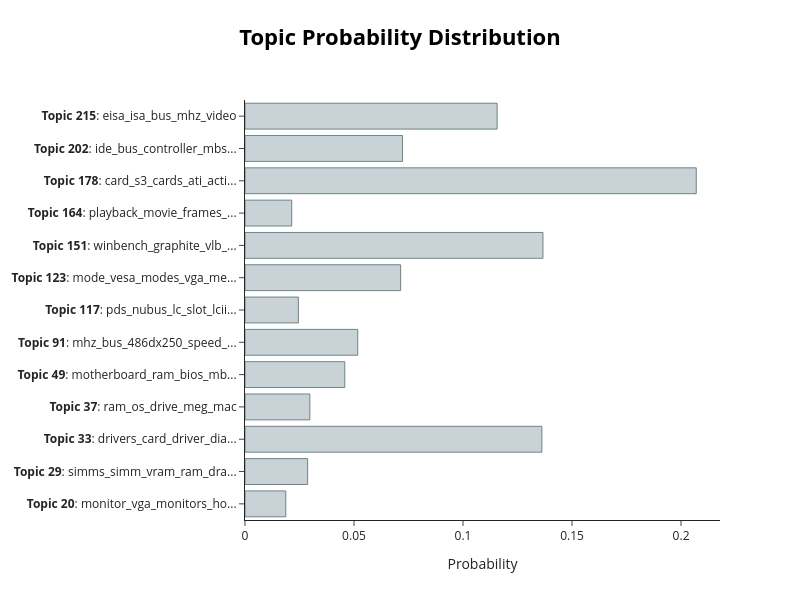

Source (notebook cell):
### Markdown cell above
The resulting topic_distr is a n x m matrix where n are the topics and m the documents. We can then visualize the distribution of topics in a document:

### Code cell
topic_model.visualize_distribution(topic_distr[1])

### Figure 1 — Plotly figure (JSON) as saved in the notebook; plotly's stock layout.template omitted (floating-point values rounded to 4 significant figures)
{"data": [{"marker": {"color": "#C8D2D7", "line": {"color": "#6E8484", "width": 1}}, "orientation": "h", "type": "bar", "x": [0.01871, 0.02873, 0.1362, 0.02975, 0.04576, 0.05171, 0.0245, 0.07138, 0.1367, 0.02144, 0.207, 0.07227, 0.1156], "y": ["<b>Topic 20</b>: monitor_vga_monitors_ho...", "<b>Topic 29</b>: simms_simm_vram_ram_dra...", "<b>Topic 33</b>: drivers_card_driver_dia...", "<b>Topic 37</b>: ram_os_drive_meg_mac", "<b>Topic 49</b>: motherboard_ram_bios_mb...", "<b>Topic 91</b>: mhz_bus_486dx250_speed_...", "<b>Topic 117</b>: pds_nubus_lc_slot_lcii...", "<b>Topic 123</b>: mode_vesa_modes_vga_me...", "<b>Topic 151</b>: winbench_graphite_vlb_...", "<b>Topic 164</b>: playback_movie_frames_...", "<b>Topic 178</b>: card_s3_cards_ati_acti...", "<b>Topic 202</b>: ide_bus_controller_mbs...", "<b>Topic 215</b>: eisa_isa_bus_mhz_video"]}], "layout": {"height": 600, "hoverlabel": {"bgcolor": "white", "font": {"family": "Rockwell", "size": 16}}, "title": {"font": {"color": "Black", "size": 22}, "text": "<b>Topic Probability Distribution</b>", "x": 0.5, "xanchor": "center", "y": 0.95, "yanchor": "top"}, "width": 800, "xaxis": {"title": {"text": "Probability"}}}}
